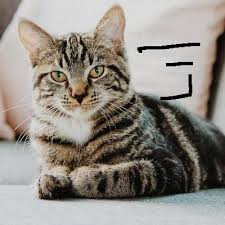
#> input picture images/cat.jpeg, 225 x 225 px
$ python crop_demo.py
#> lines starting #> are read from the running program, lines starting #| are printed output that depends on the picture
import cv2 as cv

img = cv.imread("images/cat.jpeg")
#> img is the input picture: shape (225, 225, 3); mean B, G, R 132.6, 140.1, 145.8
cv.imshow("image" , img)
print(img.shape)
#| (225, 225, 3)
cv.waitKey(0)

c_img = img[50:200,50:200]
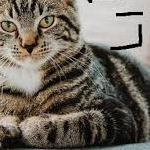
#> c_img: shape (150, 150, 3); mean B, G, R 93.7, 104.1, 110.9
cv.imshow("cropped image",c_img)
cv.waitKey(0)
print(c_img.shape)
#| (150, 150, 3)

$ run again, with images/man.jpg copied over images/cat.jpeg
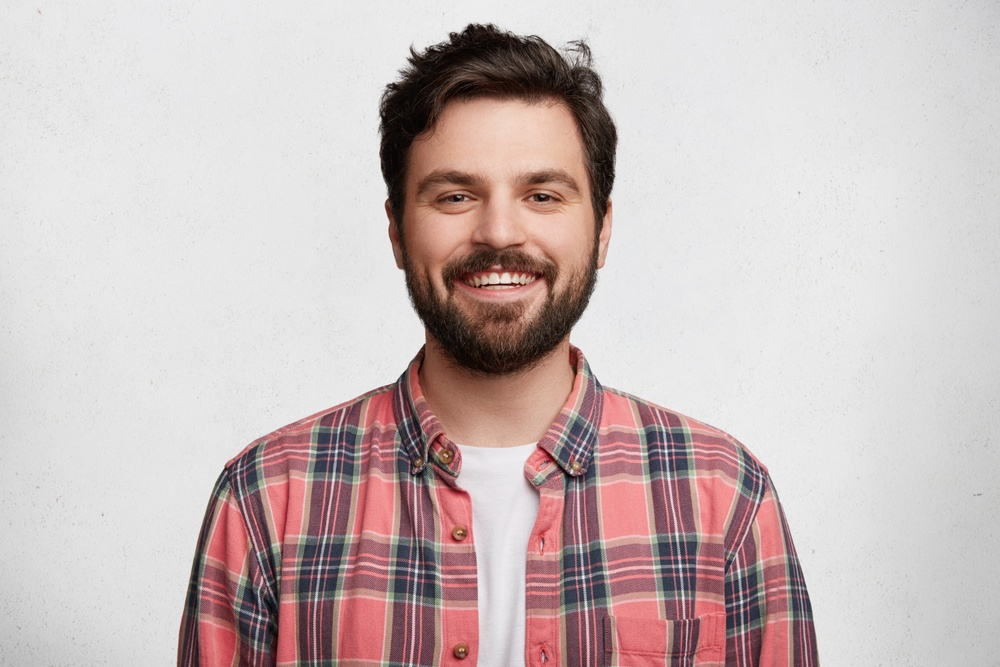
#> input picture images/man.jpg, 1000 x 667 px, shrunk from 1500 x 1000 before the run
#> img is the input picture: shape (667, 1000, 3); mean B, G, R 186.7, 187.4, 201.7
#| (667, 1000, 3)
#> `c_img = img[50:200,50:200]`:
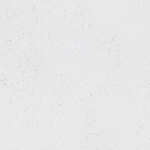
#> c_img: shape (150, 150, 3); mean B, G, R 231.6, 231.5, 231.5
#| (150, 150, 3)
